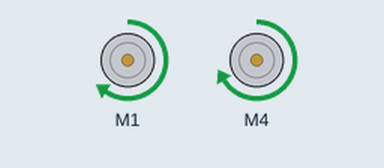
This sketch was run on a simulated Arduino Uno, built with avr-gcc and run on an emulated ATmega328P. Shown: 2 × DC motor (green arrow = forward, orange = backward, longer = faster).

Above: at 1.0 s.
At 2.5 s:
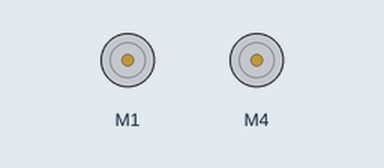
At 4.0 s:
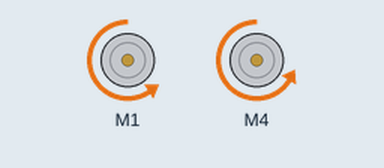
Timing chart, 0 to 7.8 s (numbered marks = the images above):
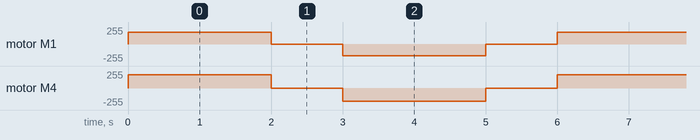

The sketch:

02_motor_test.ino
```cpp
// (licence header left out)
#include <SoftwareSerial.h>
#include <AFMotor.h>

AF_DCMotor motor_L(1);
AF_DCMotor motor_R(4);

void setup() {
  motor_L.setSpeed(175);
  motor_L.run(RELEASE);
  motor_R.setSpeed(200);
  motor_R.run(RELEASE);
}

void loop() {
 motor_L.run(FORWARD);
 motor_R.run(FORWARD);
 delay(2000);
 motor_L.run(RELEASE);
 motor_R.run(RELEASE);
 delay(1000);
 motor_L.run(BACKWARD);
 motor_R.run(BACKWARD);
 delay(2000);
 motor_L.run(RELEASE);
 motor_R.run(RELEASE);
 delay(1000);
}
```

Measured:
- by itself, motor M1: repeats every 6.0 s: stopped 1.0 s, backward 175/255 2.0 s, stopped 1.0 s, forward 175/255 2.0 s
- by itself, motor M4: repeats every 6.0 s: stopped 1.0 s, backward 200/255 2.0 s, stopped 1.0 s, forward 200/255 2.0 s
